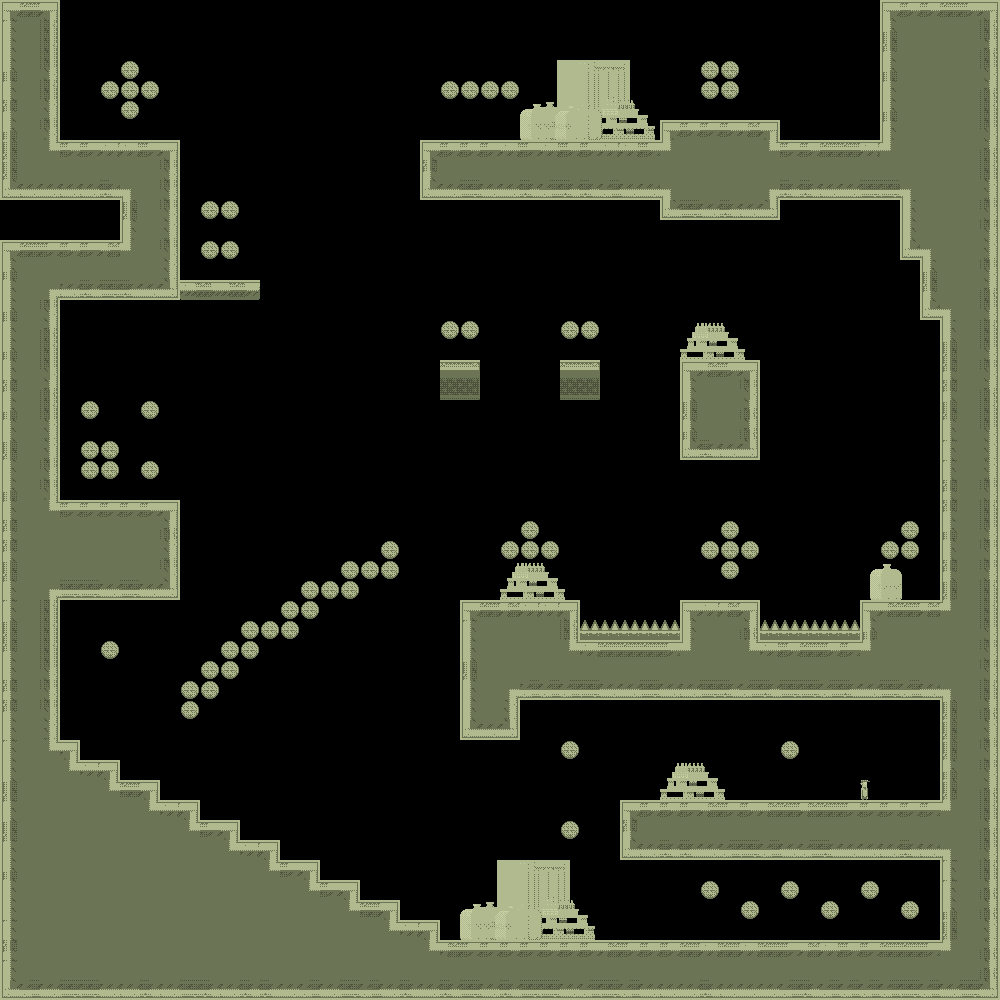

This is a level from a 2D game, rendered from its Tiled map with the project's own tilesets. A one-line summary and the map file follow, with tile-layer data summarised:
An orthogonal 50x50 tile map with 20x20 px tiles, 1 tile layer (bg) and 5 objects.

<map version="1.0" orientation="orthogonal" width="50" height="50" tilewidth="20" tileheight="20">
 <tileset firstgid="1" name="tiles_sydney" tilewidth="20" tileheight="20">
  <image source="../../../../../SuperLemonadeFactory1989Content/Lemonade/tiles_warehouse.png" width="400" height="400" />
  <terraintypes>
   <terrain name="regularBlocks" tile="-1" />
  </terraintypes>
  <tile id="8" terrain=",,,0" />
  <tile id="9" terrain=",,0,0" />
  <tile id="10" terrain=",,0,0" />
  <tile id="11" terrain=",,0,0" />
  <tile id="12" terrain=",,0,0" />
  <tile id="13" terrain=",,0,0" />
  <tile id="14" terrain=",,0," />
  <tile id="15" terrain="0,0,0," />
  <tile id="16" terrain="0,0,,0" />
  <tile id="28" terrain=",0,,0" />
  <tile id="34" terrain="0,,0," />
  <tile id="35" terrain="0,,0,0" />
  <tile id="36" terrain=",0,0,0" />
  <tile id="48" terrain=",0,,0" />
  <tile id="54" terrain="0,,0," />
  <tile id="68" terrain=",0,,0" />
  <tile id="74" terrain="0,,0," />
  <tile id="88" terrain=",0,,0" />
  <tile id="94" terrain="0,,0," />
  <tile id="108" terrain=",0,,0" />
  <tile id="114" terrain="0,,0," />
  <tile id="128" terrain=",0,," />
  <tile id="129" terrain="0,0,," />
  <tile id="130" terrain="0,0,," />
  <tile id="131" terrain="0,0,," />
  <tile id="132" terrain="0,0,," />
  <tile id="133" terrain="0,0,," />
  <tile id="134" terrain="0,,," />
  <tile id="194" terrain="0,0,0,0" />
  <tile id="356">
   <properties>
    <property name="LargeCrate" value="" />
   </properties>
  </tile>
  <tile id="380">
   <properties>
    <property name="Andre" value="" />
   </properties>
  </tile>
  <tile id="381">
   <properties>
    <property name="Liselot" value="" />
   </properties>
  </tile>
  <tile id="382">
   <properties>
    <property name="Amsterdaam" value="" />
   </properties>
  </tile>
  <tile id="383">
   <properties>
    <property name="Worker" value="" />
   </properties>
  </tile>
  <tile id="384">
   <properties>
    <property name="Inspector" value="" />
   </properties>
  </tile>
  <tile id="385">
   <properties>
    <property name="Chef" value="" />
   </properties>
  </tile>
  <tile id="386">
   <properties>
    <property name="Exit" value="" />
   </properties>
  </tile>
  <tile id="387">
   <properties>
    <property name="Trampoline" value="" />
   </properties>
  </tile>
  <tile id="388">
   <properties>
    <property name="SmallCrate" value="" />
   </properties>
  </tile>
  <tile id="389">
   <properties>
    <property name="SugarBag" value="" />
   </properties>
  </tile>
 </tileset>
 <layer name="bg" width="50" height="50">
  <data>[2500 cells, 1070 non-empty, 82 distinct tile ids]</data>
 </layer>
 <objectgroup name="boxes" width="50" height="50">
  <object x="800" y="360">
   <polyline points="20,0 20,240" />
  </object>
  <object x="580" y="800">
   <polyline points="0,0 -120,60" />
  </object>
  <object x="420" y="600">
   <polyline points="0,0 -220,140" />
  </object>
  <object x="300" y="140">
   <polyline points="0,0 0,160 40,160 40,220 100,220" />
  </object>
  <object x="220" y="500">
   <polyline points="0,0 0,-40 200,-40 300,-40 300,-100" />
  </object>
 </objectgroup>
</map>
